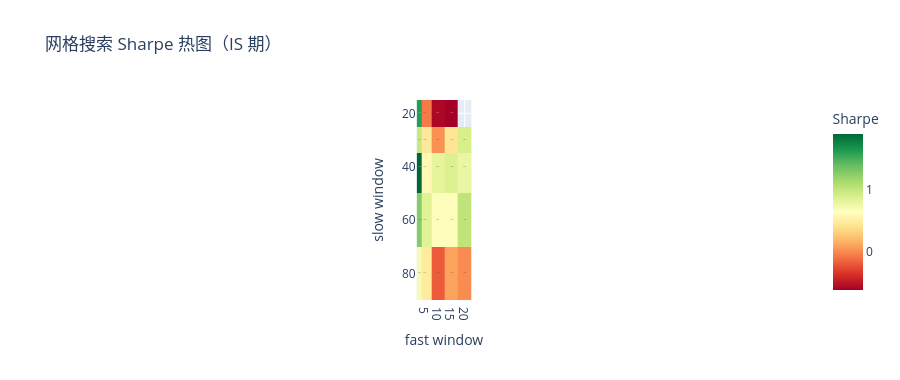

The notebook cell saved with this chart:
### Code cell
# Sharpe 热图
heatmap = grid_result.heatmap_data('fast', 'slow')
fig = px.imshow(
    heatmap, text_auto='.3f', color_continuous_scale='RdYlGn',
    title='网格搜索 Sharpe 热图（IS 期）',
    labels={'x': 'fast window', 'y': 'slow window', 'color': 'Sharpe'}
)
fig.update_layout(height=380)
fig.show()

### Figure 1 — Plotly figure (JSON) as saved in the notebook; plotly's stock layout.template omitted (floating-point values rounded to 4 significant figures)
{"data": [{"coloraxis": "coloraxis", "hovertemplate": "fast window: %{x}<br>slow window: %{y}<br>Sharpe: %{z}<extra></extra>", "name": "0", "texttemplate": "%{z:.3f}", "type": "heatmap", "x": [3, 5, 10, 15, 20], "xaxis": "x", "y": [20, 30, 40, 60, 80], "yaxis": "y", "z": [[1.617, -0.0646, -0.5793, -0.6183, NaN], [0.9721, 0.4576, 0.0246, 0.4439, 0.8969], [1.906, 0.594, 0.8127, 0.8677, 0.7809], [1.274, 0.8495, 0.658, 0.6295, 1.022], [0.706, 0.4786, -0.1852, 0.095, 0.0051]]}], "layout": {"coloraxis": {"colorbar": {"title": {"text": "Sharpe"}}, "colorscale": [[0, "rgb(165,0,38)"], [0.1, "rgb(215,48,39)"], [0.2, "rgb(244,109,67)"], [0.3, "rgb(253,174,97)"], [0.4, "rgb(254,224,139)"], [0.5, "rgb(255,255,191)"], [0.6, "rgb(217,239,139)"], [0.7, "rgb(166,217,106)"], [0.8, "rgb(102,189,99)"], [0.9, "rgb(26,152,80)"], [1, "rgb(0,104,55)"]]}, "height": 380, "title": {"text": "网格搜索 Sharpe 热图（IS 期）"}, "xaxis": {"anchor": "y", "constrain": "domain", "domain": [0, 1], "scaleanchor": "y", "title": {"text": "fast window"}}, "yaxis": {"anchor": "x", "autorange": "reversed", "constrain": "domain", "domain": [0, 1], "title": {"text": "slow window"}}}}
